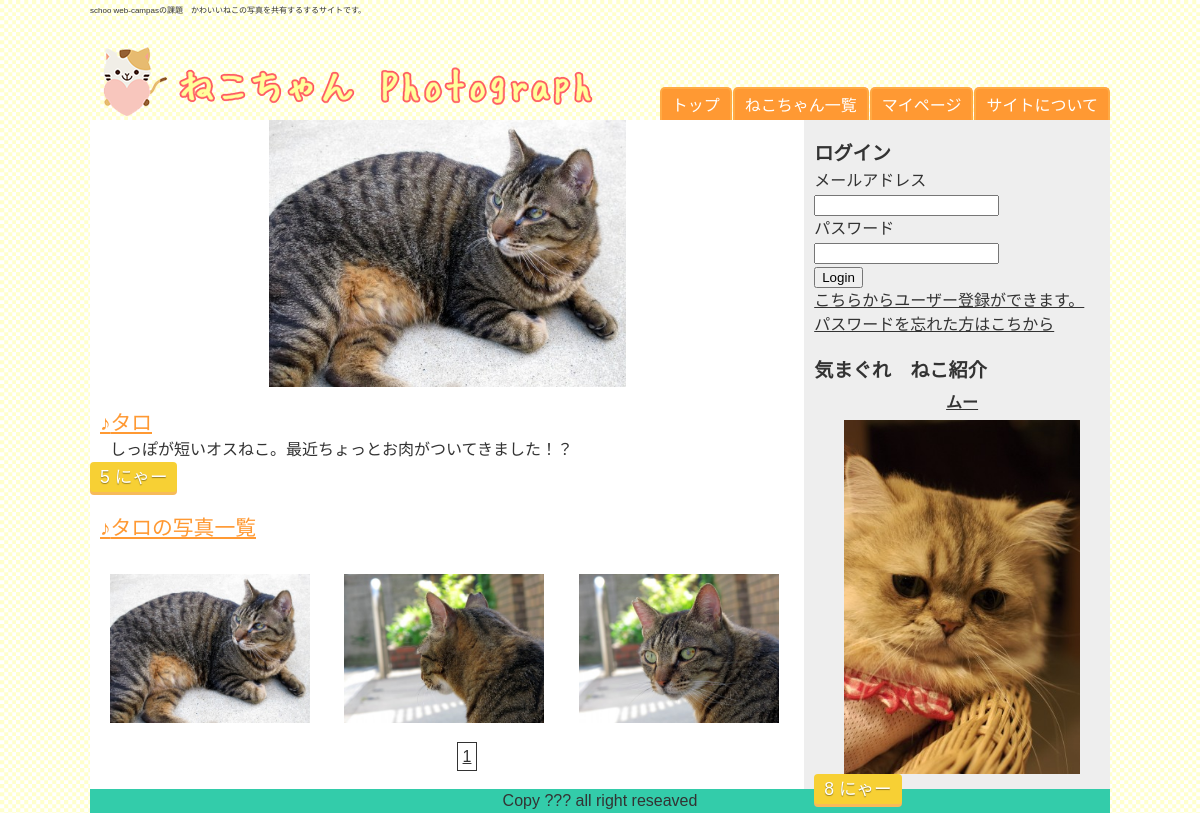
Page /cat.php on the committed database.
### tables this page shows
CREATE TABLE IF NOT EXISTS `cats` (
  `cat_id` int(10) NOT NULL,
  `cat_name` varchar(100) NOT NULL,
  `user_id` int(10) NOT NULL,
  `cat_comment` varchar(200) NOT NULL,
  `profile_photo_url` varchar(100) DEFAULT NULL,
  `cat_count_good` int(10) NOT NULL DEFAULT '0'
);

CREATE TABLE IF NOT EXISTS `photos` (
  `photo_id` int(10) NOT NULL,
  `cat_id` int(10) NOT NULL,
  `url` varchar(100) NOT NULL
);

### php/app.php (called while the page is built, shortened)
<?php
try{
    $dbh = new PDO('mysql:dbname=cats_photo;host=localhost', 'root', '');
}catch (PDOException $e){
    print('Error:'.$e->getMessage());
    die();
}
function h($str){
	return htmlspecialchars($str, ENT_QUOTES, "UTF-8");
}
function getPagenation($table,$perpage,$where = null,$where_is = null){
	global $dbh;
	$where_sentence = isset($where) ? "where `".$where."` = ". $where_is : "";
	$page = isset($_GET["page"]) && preg_match("/^[1-9]*$/", $_GET["page"]) ? $_GET["page"] : 1;
	$from = ($page - 1) * $perpage;
	$total = $dbh->query("SELECT COUNT(*) FROM `".$table."`".$where_sentence)->fetchColumn();
	$total_pages = ceil($total/$perpage);
	return array("page" => $page, "from" =>$from, "total" => $total, "total_pages" => $total_pages, "perpage" =>$perpage);
}

### cat.php (the view)
<?php require_once("parts/header.php");?>
	<section class="single_cat">
		<?php
			$cat_id = isset($_GET["cat_id"]) ? $_GET["cat_id"]: 1;
 			$query = 'SELECT * FROM `cats` WHERE `cat_id` = ?';
 			$sth = $dbh->prepare($query);
 			$sth->execute(array($cat_id));
 			$cat_info = $sth->fetch(PDO::FETCH_ASSOC);
 		?>
		<img src="<?=h($cat_info['profile_photo_url']);?>" alt="<?=h($cat_info['cat_name']);?>"　id="cat_photo">
		<h2><?=h($cat_info["cat_name"]);?></h2>
		<p><?=h($cat_info["cat_comment"]);?></p>
		<button data-id="<?=h($cat_info["cat_id"]);?>" data-count="<?=h($cat_info["cat_count_good"]);?>" class="nya">
			<span class="count_good<?=h($cat_info['cat_id']);?>"><?=h($cat_info["cat_count_good"]);?></span> にゃー
		</button>
	</section>
	<h2><?=h($cat_info["cat_name"]);?>の写真一覧</h2>
	<section class="list_photos">
		<?php
			$pagenation = getPagenation("photos",6,"cat_id",$cat_id);
			$query = "SELECT * FROM `photos` WHERE `cat_id` = ? LIMIT ? OFFSET ?";
			$sth = $dbh->prepare($query);
			$sth->bindParam( 1, $cat_id, PDO::PARAM_INT );
			$sth->bindParam( 2, $pagenation["perpage"], PDO::PARAM_INT );
			$sth->bindParam( 3, $pagenation["from"], PDO::PARAM_INT );
			$sth->execute();
			while($photo_info = $sth->fetch(PDO::FETCH_ASSOC)):
		?>
			<div><a href="photo.php?photo_id=<?=h($photo_info['photo_id']);?>"><img src="<?=h($photo_info['url']);?>"></a></div>
		<?php endwhile;?>
		<?php require_once("parts/pagenation.php");?>
	</section>
<?php require_once("parts/footer.php");?>

### parts/pagenation.php (shortened to what this page needs)
<?php
if(isset($_GET["cat_id"]) && preg_match("/^[1-9]+$/", $_GET["cat_id"])){
	$got_id = "&cat_id=".$_GET["cat_id"];
} elseif (isset($_GET["photo_id"]) && preg_match("/^[1-9]*$/", $_GET["photo_id"])) {
	$got_id = "&photo_id=".$_GET["photo_id"];
} else {
	$got_id = "";
}
?>
<div class="pagenation">
<?php for($i = 1; $i <= $pagenation["total_pages"]; $i++):?>
	<?php if($pagenation["page"] == $i):?>
		<strong><a href="?page=<?=h($i.$got_id);?>"><?=h($i);?></a></strong>
	<?php else:?>
		<a href="?page=<?=h($i.$got_id);?>"><?=h($i);?></a>
	<?php endif;?>
<?php endfor;?>
</div>

### parts/sidebar.php
<aside>
  <?php require_once("login_form.php");?>
	<h3>気まぐれ　ねこ紹介</h3>
	<?php
	$count = $dbh->query("SELECT COUNT(*) FROM `cats`") -> fetchColumn();
	$flg = true;
	while($flg){
		$rand_cat_id = rand(1,$count);
		$query = 'SELECT * FROM `cats` WHERE `cat_id` = ?';
 		$sth = $dbh->prepare($query);
 		$sth->execute(array($rand_cat_id));
 		if($sth){
 			$rand_cat_info = $sth->fetch(PDO::FETCH_ASSOC);
 			$flg = false;
 		}
	}
	?>
	<h4><a href="cat.php?cat_id=<?=h($rand_cat_info['cat_id']);?>"><?=h($rand_cat_info["cat_name"]);?></a></h4>
	<a href="cat.php?cat_id=<?=h($rand_cat_info['cat_id']);?>"><img src="<?=h($rand_cat_info["profile_photo_url"]);?>"></a>
		<button data-id="<?=h($rand_cat_info["cat_id"]);?>" data-count="<?=h($rand_cat_info["cat_count_good"]);?>" class="nya">
			<span class="count_good<?=h($rand_cat_info['cat_id']);?>"><?=h($rand_cat_info["cat_count_good"]);?></span> にゃー
		</button>
</aside>

### css/style.css (style rules this page uses)
html, body, div, span, applet, object, iframe, h1, h2, h3, h4, h5, h6, p, blockquote, pre, a, abbr, acronym, address, big, cite, code, del, dfn, em, font, ins, kbd, q, s, samp, small, strike, strong, sub, sup, tt, var, dl, dt, dd, ol, ul, li, fieldset, form, label, legend, table, caption, tbody, tfoot, thead, tr, th, td { border: 0;font-family: inherit;font-size: 100%;font-style: inherit;font-weight: inherit;margin: 0;outline: 0;padding: 0;vertical-align: baseline; }
a { text-decoration: underline; color: inherit; }
a img { border: 0; cursor: pointer; }
article, aside, details, figcaption, figure, footer, header, hgroup, menu, nav, section { display: block; }
body { font: 16px/1.5 "メイリオ","Meiryo",arial,"ヒラギノ角ゴ Pro W3","Hiragino Kaku Gothic Pro",Osaka,"ＭＳ Ｐゴシック","MS PGothic",Sans-Serif; color:#333; background: url("../images/bg.gif"); }
img { max-width: 100%; }
main h2 { color: #F93; padding-left: 10px; font-size: 130%; margin-top: 20px; text-decoration: underline; clear: both; }
main h2:before { content:"♪"; }
main p { padding-left: 20px; }
section { width: 100%; margin-bottom: 20px; right: 0; }
.nya { position: relative; padding: 0 10px; background-color: #f7d034; border: none; border-radius: 4px; font-size: 110%; color: #fff; line-height: 30px; -webkit-transition: none; transition: none; box-shadow: 0 3px 0 #f7ba59; text-shadow: 0 1px 1px rgba(0, 0, 0, .4); }
.single_cat img { width: 100%; max-width: 50%; display: block; margin: 0 auto; }
.list_photos { margin-left: 20px; }
.list_photos div { display: inline-block; width: 28%; margin-top: 15px; margin-right: 30px; text-align: center; }
.list_photos div img { width: 100%; height: auto; margin-top: 15px; margin-right: 5px; }
.pagenation { margin: 20px auto; text-align: center; width: 100%!important; }
.pagenation a { border: #333 solid 1px; padding: 5px; }
aside { width: 29%; height: 100%; position: absolute; top: 0; right: 0; z-index: 1; background: #eee; padding-left: 1%; }
aside h3 { margin-top: 20px; font-size: 120%; font-weight: bold; }
aside h4 { font-weight: bold; margin: 5px auto; text-align: center; }
aside img { width: 80%; margin: 0 auto; text-align: center; display: block; }

### rows in the picture
cats: profile_photo_url (picture), cat_name "タロ", cat_comment "しっぽが短いオスねこ。最近ちょっとお肉がついてきました！？", cat_count_good "5"
photos: url (picture)
photos: url (picture)
photos: url (picture)
cats: cat_name "ムー", profile_photo_url (picture), cat_count_good "8"
